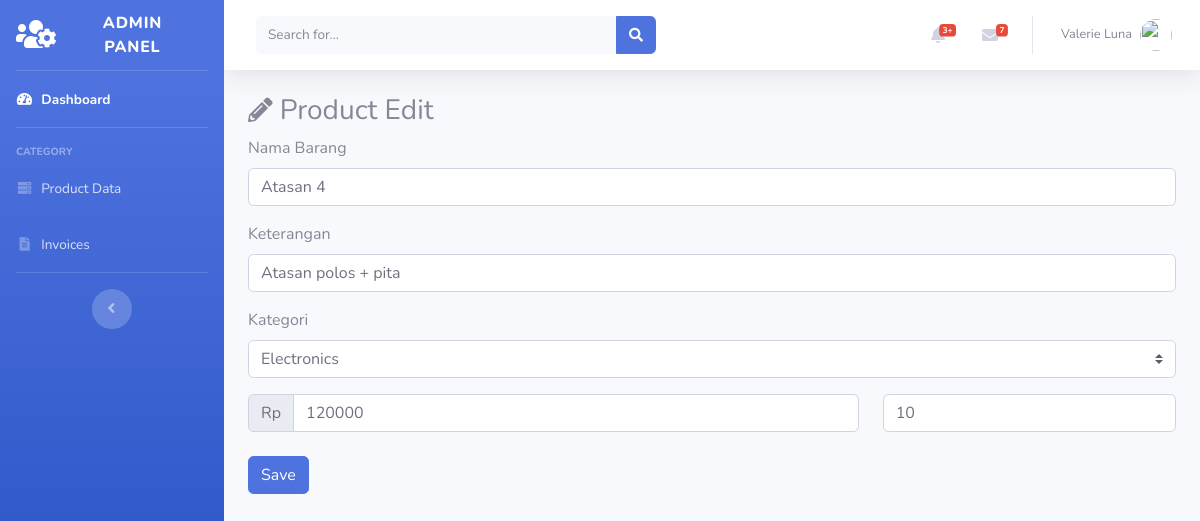
/admin/DataBarang/edit/4, run on the app's committed database.
### tables this page shows
CREATE TABLE `tb_barang` (
  `id_brg` int(11) NOT NULL,
  `nama_brg` varchar(120) NOT NULL,
  `keterangan_brg` varchar(225) NOT NULL,
  `kategori_brg` varchar(60) NOT NULL,
  `harga_brg` int(11) NOT NULL,
  `stok_brg` int(4) NOT NULL,
  `gambar_brg` text NOT NULL
);

### application/controllers/admin/DataBarang.php (called while the page is built, shortened)
<?php
class DataBarang extends CI_Controller
{
    public function edit($id)
    {
        $where = array('id_brg' => $id);
        $data['barang'] = $this->ModelBarang->editBarang($where, 'tb_barang')->result_array();
        $this->load->view('templatesadmin/header');
        $this->load->view('templatesadmin/sidebar');
        $this->load->view('admin/editbarang', $data);
        $this->load->view('templatesadmin/footer');
    }
}

### index.php (called while the page is built, shortened)
<?php
require_once BASEPATH.'core/CodeIgniter.php';

### application/models/ModelBarang.php (called while the page is built, shortened)
<?php
class ModelBarang extends CI_Model
{
    public function editBarang($where, $table)
    {
        return $this->db->get_where($table, $where);
    }
}

### application/views/admin/editbarang.php (the view, shortened to what this page needs)
<div class="container-fluid">
    <h3><i class="fas fa-sm fa-pencil-alt"></i> Product Edit</h3>
    <?php foreach ($barang as $brg) : ?>
        <form method="post" action="<?= base_url('') . 'admin/DataBarang/update' ?>">
            <div class="form-group">
                <label for="nama_brg">Nama Barang</label>
                <input class="form-control" type="text" name="nama_brg" id="nama_brg" autocomplete="off" value="<?= $brg['nama_brg'] ?>">
            </div>
            <div class="form-group">
                <label for="keterangan_brg">Keterangan</label>
                <input class="form-control" type="text" name="keterangan_brg" id="keterangan_brg" autocomplete="off" value="<?= $brg['keterangan_brg'] ?>">
            </div>
            <div class="form-group">
                <label for="kategori_brg">Kategori</label>
                <select class="custom-select" name="kategori_brg" id="kategori_brg" value="<?= $brg['kategori_brg'] ?>">
                    <option value="Electronics">Electronics</option>
                </select>
            </div>
            <div class="form-group">
                <div class="row">
                    <div class="col-8">
                        <div class="input-group mb-2">
                            <div class="input-group-prepend">
                                <div class="input-group-text">Rp</div>
                            </div>
                            <input name="harga_brg" type="text" class="form-control" placeholder="Harga" autocomplete="off" value="<?= $brg['harga_brg'] ?>">
                        </div>
                    </div>
                    <div class="col-4">
                        <input name="stok_brg" type="text" class="form-control" placeholder="Stok" autocomplete="off" value="<?= $brg['stok_brg'] ?>">
                    </div>
                </div>
            </div>
            <button type="submit" class="btn btn-primary">Save</button>
        </form>
    <?php endforeach; ?>
</div>

### data on the page
tb_barang: nama_brg "Atasan 4", keterangan_brg "Atasan polos + pita", kategori_brg "Electronics", harga_brg "120000", stok_brg "10"
